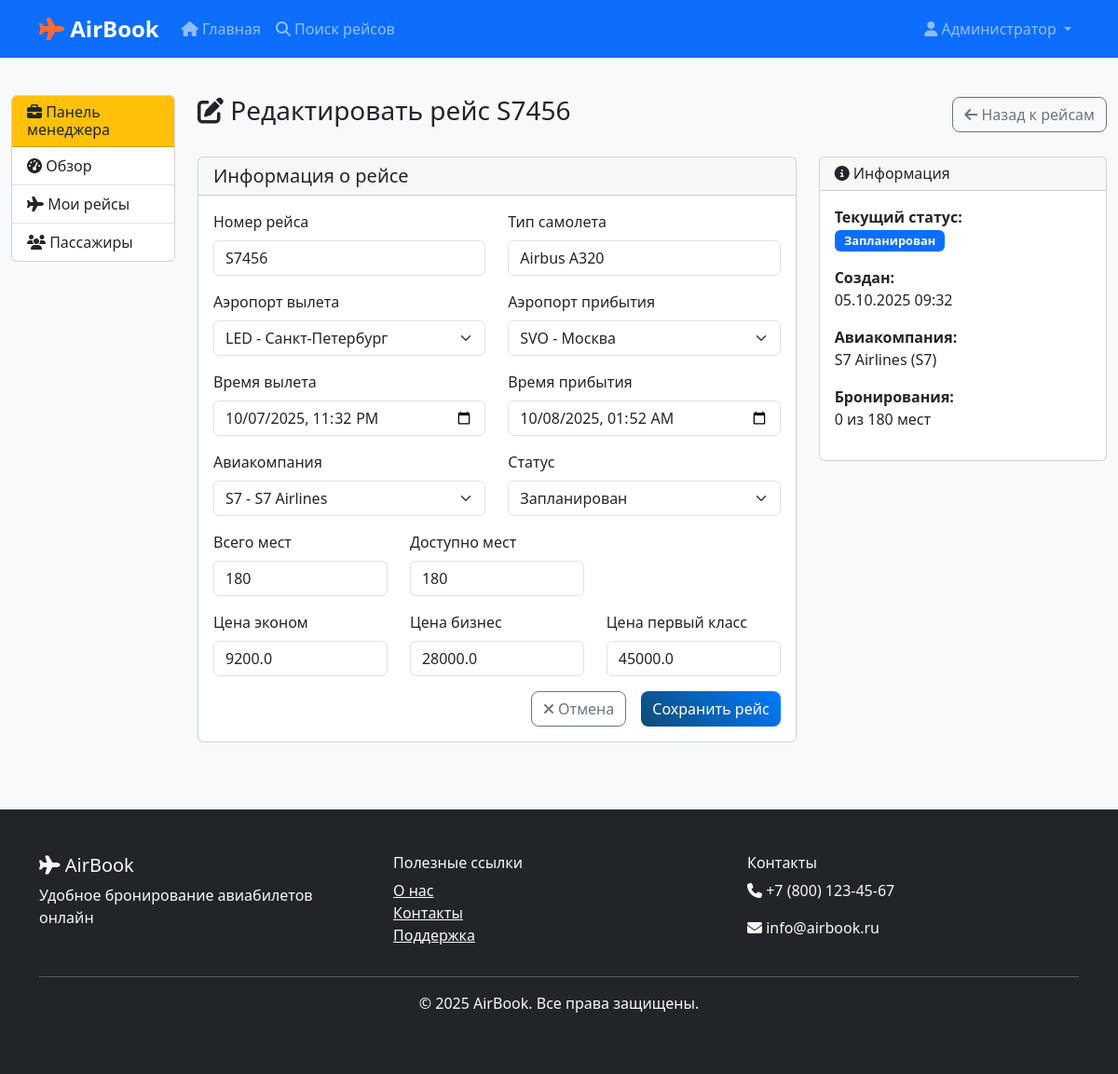
/manager/edit-flight/2 (signed in), run on the app's committed database.
### models.py (models this page shows, shortened)
class User(UserMixin, db.Model):
    id = db.Column(db.Integer, primary_key=True)
    username = db.Column(db.String(80), unique=True, nullable=False)
    email = db.Column(db.String(120), unique=True, nullable=False)
    password_hash = db.Column(db.String(128))
    role = db.Column(db.String(20), default='user')  # user, manager, admin
    first_name = db.Column(db.String(50))
    last_name = db.Column(db.String(50))
    phone = db.Column(db.String(20))
    company_id = db.Column(db.Integer, db.ForeignKey('airline.id'), nullable=True)  # Для менеджеров
    created_at = db.Column(db.DateTime, default=datetime.utcnow)
    is_active = db.Column(db.Boolean, default=True, nullable=False)  # Статус активности
    bookings = db.relationship('Booking', backref='user', lazy=True)
    company = db.relationship('Airline', backref='managers', lazy=True)
    def is_admin(self):
        return self.role == 'admin'
    def is_manager(self):
        return self.role == 'manager'

class Flight(db.Model):
    id = db.Column(db.Integer, primary_key=True)
    flight_number = db.Column(db.String(10), nullable=False)
    departure_airport_id = db.Column(db.Integer, db.ForeignKey('airport.id'), nullable=False)
    arrival_airport_id = db.Column(db.Integer, db.ForeignKey('airport.id'), nullable=False)
    airline_id = db.Column(db.Integer, db.ForeignKey('airline.id'), nullable=False)
    departure_time = db.Column(db.DateTime, nullable=False)
    arrival_time = db.Column(db.DateTime, nullable=False)
    aircraft_type = db.Column(db.String(50))
    total_seats = db.Column(db.Integer, default=180)
    available_seats = db.Column(db.Integer, default=180)
    economy_price = db.Column(db.Float, nullable=False)
    business_price = db.Column(db.Float)
    first_class_price = db.Column(db.Float)
    status = db.Column(db.String(20), default='scheduled')  # scheduled, delayed, cancelled, boarding, departed
    created_at = db.Column(db.DateTime, default=datetime.utcnow)
    bookings = db.relationship('Booking', backref='flight', lazy=True)

class Airline(db.Model):
    id = db.Column(db.Integer, primary_key=True)
    code = db.Column(db.String(3), unique=True, nullable=False)  # IATA код авиакомпании
    name = db.Column(db.String(100), nullable=False)
    country = db.Column(db.String(50), nullable=False)  # Страна авиакомпании
    flights = db.relationship('Flight', backref='airline', lazy=True)

### app.py (the view, shortened to what this page needs)
    @app.route('/manager/edit-flight/<int:flight_id>', methods=['GET', 'POST'])
    @login_required
    def manager_edit_flight(flight_id):
        if not (current_user.is_admin() or current_user.is_manager()):
            flash('У вас нет прав менеджера.', 'error')
            return redirect(url_for('index'))
        flight = Flight.query.get_or_404(flight_id)
        if not current_user.is_admin() and flight.airline_id != current_user.company_id:
            flash('У вас нет прав на редактирование этого рейса.', 'error')
            return redirect(url_for('manager_flights'))
        form = FlightForm(obj=flight)
        form.departure_airport_id.choices = [(a.id, f"{a.code} - {a.city}") for a in Airport.query.all()]
        form.arrival_airport_id.choices = [(a.id, f"{a.code} - {a.city}") for a in Airport.query.all()]
        if current_user.is_admin():
            form.airline_id.choices = [(a.id, f"{a.code} - {a.name}") for a in Airline.query.all()]
        else:
            if current_user.company_id:
                airline = Airline.query.get(current_user.company_id)
                if airline:
                    form.airline_id.choices = [(airline.id, f"{airline.code} - {airline.name}")]
                    form.airline_id.data = airline.id
        return render_template('manager/edit_flight.html', form=form, flight=flight)

### templates/manager/edit_flight.html (shortened to what this page needs)
{% extends "manager/base.html" %}
{% block manager_content %}
<div class="d-flex justify-content-between align-items-center mb-4">
    <h3><i class="fas fa-edit"></i> Редактировать рейс {{ flight.flight_number }}</h3>
    <a href="{{ url_for('manager_flights') }}" class="btn btn-outline-secondary">
        <i class="fas fa-arrow-left"></i> Назад к рейсам
    </a>
</div>
<div class="row">
    <div class="col-lg-8">
        <div class="card">
            <div class="card-header">
                <h5 class="mb-0">Информация о рейсе</h5>
            </div>
            <div class="card-body">
                <form method="POST">
                    <div class="row">
                        <div class="col-md-6">
                            <div class="mb-3">
                                {{ form.flight_number.label(class="form-label") }}
                                {{ form.flight_number(class="form-control") }}
                            </div>
                        </div>
                        <div class="col-md-6">
                            <div class="mb-3">
                                {{ form.aircraft_type.label(class="form-label") }}
                                {{ form.aircraft_type(class="form-control") }}
                            </div>
                        </div>
                    </div>
                    <div class="row">
                        <div class="col-md-6">
                            <div class="mb-3">
                                {{ form.departure_airport_id.label(class="form-label") }}
                                {{ form.departure_airport_id(class="form-select") }}
                            </div>
                        </div>
                        <div class="col-md-6">
                            <div class="mb-3">
                                {{ form.arrival_airport_id.label(class="form-label") }}
                                {{ form.arrival_airport_id(class="form-select") }}
                            </div>
                        </div>
                    </div>
                    <div class="row">
                        <div class="col-md-6">
                            <div class="mb-3">
                                {{ form.departure_time.label(class="form-label") }}
                                {{ form.departure_time(class="form-control") }}
                            </div>
                        </div>
                        <div class="col-md-6">
                            <div class="mb-3">
                                {{ form.arrival_time.label(class="form-label") }}
                                {{ form.arrival_time(class="form-control") }}
                            </div>
                        </div>
                    </div>
                    {% if current_user.is_admin() %}
                    <div class="row">
                        <div class="col-md-6">
                            <div class="mb-3">
                                {{ form.airline_id.label(class="form-label") }}
                                {{ form.airline_id(class="form-select") }}
                            </div>
                        </div>
                        <div class="col-md-6">
                            <div class="mb-3">
                                {{ form.status.label(class="form-label") }}
                                {{ form.status(class="form-select") }}
                            </div>
                        </div>
                    </div>
                    {% endif %}
                    <div class="row">
                        <div class="col-md-4">
                            <div class="mb-3">
                                {{ form.total_seats.label(class="form-label") }}
                                {{ form.total_seats(class="form-control") }}
                            </div>
                        </div>
                        <div class="col-md-4">
                            <div class="mb-3">
                                {{ form.available_seats.label(class="form-label") }}
                                {{ form.available_seats(class="form-control") }}
                            </div>
                        </div>
                    </div>
                    <div class="row">
                        <div class="col-md-4">
                            <div class="mb-3">
                                {{ form.economy_price.label(class="form-label") }}
                                {{ form.economy_price(class="form-control") }}
                            </div>
                        </div>
                        <div class="col-md-4">
                            <div class="mb-3">
                                {{ form.business_price.label(class="form-label") }}
                                {{ form.business_price(class="form-control") }}
                            </div>
                        </div>
                        <div class="col-md-4">
                            <div class="mb-3">
                                {{ form.first_class_price.label(class="form-label") }}
                                {{ form.first_class_price(class="form-control") }}
                            </div>
                        </div>
                    </div>
                    <div class="d-grid gap-2 d-md-flex justify-content-md-end">
                        <a href="{{ url_for('manager_flights') }}" class="btn btn-outline-secondary me-md-2">
                            <i class="fas fa-times"></i> Отмена
                        </a>
                        {{ form.submit(class="btn btn-primary") }}
                    </div>
                </form>
            </div>
        </div>
    </div>
    <div class="col-lg-4">
        <div class="card">
            <div class="card-header">
                <h6 class="mb-0"><i class="fas fa-info-circle"></i> Информация</h6>
            </div>
            <div class="card-body">
                <div class="mb-3">
                    <strong>Текущий статус:</strong><br>
                    <span class="badge bg-{% if flight.status == 'scheduled' %}primary{% elif flight.status == 'delayed' %}warning{% elif flight.status == 'cancelled' %}danger{% elif flight.status == 'boarding' %}info{% elif flight.status == 'departed' %}success{% endif %}">
                        {% if flight.status == 'scheduled' %}Запланирован
                        {% elif flight.status == 'delayed' %}Задержан
                        {% elif flight.status == 'cancelled' %}Отменен
                        {% elif flight.status == 'boarding' %}Посадка
                        {% elif flight.status == 'departed' %}Вылетел
                        {% else %}{{ flight.status|title }}
                        {% endif %}
                    </span>
                </div>
                <div class="mb-3">
                    <strong>Создан:</strong><br>
                    {{ flight.created_at.strftime('%d.%m.%Y %H:%M') }}
                </div>
                <div class="mb-3">
                    <strong>Авиакомпания:</strong><br>
                    {{ flight.airline.name }} ({{ flight.airline.code }})
                </div>
                <div class="mb-3">
                    <strong>Бронирования:</strong><br>
                    {{ flight.bookings|length }} из {{ flight.total_seats }} мест
                </div>
            </div>
        </div>
    </div>
</div>
{% endblock %}

### templates/base.html (shortened to what this page needs)
<!DOCTYPE html>
<html lang="ru">
<head>
    <link href="https://cdn.jsdelivr.net/npm/bootstrap@5.3.0/dist/css/bootstrap.min.css" rel="stylesheet">
    <link rel="stylesheet" href="https://cdnjs.cloudflare.com/ajax/libs/font-awesome/6.4.0/css/all.min.css">
    <link rel="stylesheet" href="{{ url_for('static', filename='css/style.css') }}">
</head>
<body>
    <nav class="navbar navbar-expand-lg navbar-dark bg-primary">
        <div class="container">
            <a class="navbar-brand" href="{{ url_for('index') }}">
                <i class="fas fa-plane"></i> AirBook
            </a>
            <div class="collapse navbar-collapse" id="navbarNav">
                <ul class="navbar-nav me-auto">
                    <li class="nav-item">
                        <a class="nav-link" href="{{ url_for('index') }}">
                            <i class="fas fa-home"></i> Главная
                        </a>
                    </li>
                    <li class="nav-item">
                        <a class="nav-link" href="{{ url_for('search_flights') }}">
                            <i class="fas fa-search"></i> Поиск рейсов
                        </a>
                    </li>
                </ul>
                <ul class="navbar-nav">
                    {% if current_user.is_authenticated %}
                        <li class="nav-item dropdown">
                            <a class="nav-link dropdown-toggle" href="#" id="navbarDropdown" role="button" data-bs-toggle="dropdown">
                                <i class="fas fa-user"></i> {{ current_user.first_name }}
                            </a>
                        </li>
                    {% endif %}
                </ul>
            </div>
        </div>
    </nav>
    <main>
        {% block content %}{% endblock %}
    </main>
    <footer class="bg-dark text-light py-5 mt-5">
        <div class="container">
            <div class="row">
                <div class="col-md-4">
                    <h5><i class="fas fa-plane"></i> AirBook</h5>
                    <p>Удобное бронирование авиабилетов онлайн</p>
                </div>
                <div class="col-md-4">
                    <h6>Полезные ссылки</h6>
                    <ul class="list-unstyled">
                        <li><a href="#" class="text-light">О нас</a></li>
                        <li><a href="#" class="text-light">Контакты</a></li>
                        <li><a href="#" class="text-light">Поддержка</a></li>
                    </ul>
                </div>
                <div class="col-md-4">
                    <h6>Контакты</h6>
                    <p><i class="fas fa-phone"></i> +7 (800) 123-45-67</p>
                    <p><i class="fas fa-envelope"></i> info@airbook.ru</p>
                </div>
            </div>
            <hr>
            <div class="text-center">
                <p>&copy; 2025 AirBook. Все права защищены.</p>
            </div>
        </div>
    </footer>
</body>
</html>

### static/css/style.css (style rules this page uses)
:root { --primary-color: #007bff; --secondary-color: #6c757d; --success-color: #28a745; --warning-color: #ffc107; --danger-color: #dc3545; --info-color: #17a2b8; --light-color: #f8f9fa; --dark-color: #343a40; --aviasales-blue: #0f4c75; --aviasales-orange: #ff6b35; --aviasales-green: #00c851; --aviasales-gray: #f5f5f5; }
body { font-family: 'Segoe UI', Tahoma, Geneva, Verdana, sans-serif; background-color: #f8f9fa; }
.btn { border-radius: 8px; font-weight: 500; transition: all 0.3s ease; }
.btn-primary { background: linear-gradient(45deg, var(--aviasales-blue), var(--primary-color)); border: none; }
.navbar-brand { font-weight: bold; font-size: 1.5rem; }
.navbar-brand i { color: var(--aviasales-orange); }
footer { margin-top: auto; }
.badge { font-size: 0.8rem; padding: 0.4em 0.8em; }

### data on the page
User: first_name "Администратор"
Flight: flight_number "S7456", aircraft_type "Airbus A320", departure_airport_id "LED - Санкт-Петербург", arrival_airport_id "SVO - Москва", departure_time "10/07/2025 23:32", arrival_time "10/08/2025 01:52", airline_id "S7 - S7 Airlines", status "Запланирован", total_seats "180", available_seats "180", economy_price "9200.0", business_price "28000.0", first_class_price "45000.0", created_at "05.10.2025 09:32"
Airline: airline.name "S7 Airlines", airline.code "S7"

### other printed values
{{ flight.bookings|length }} "0"
